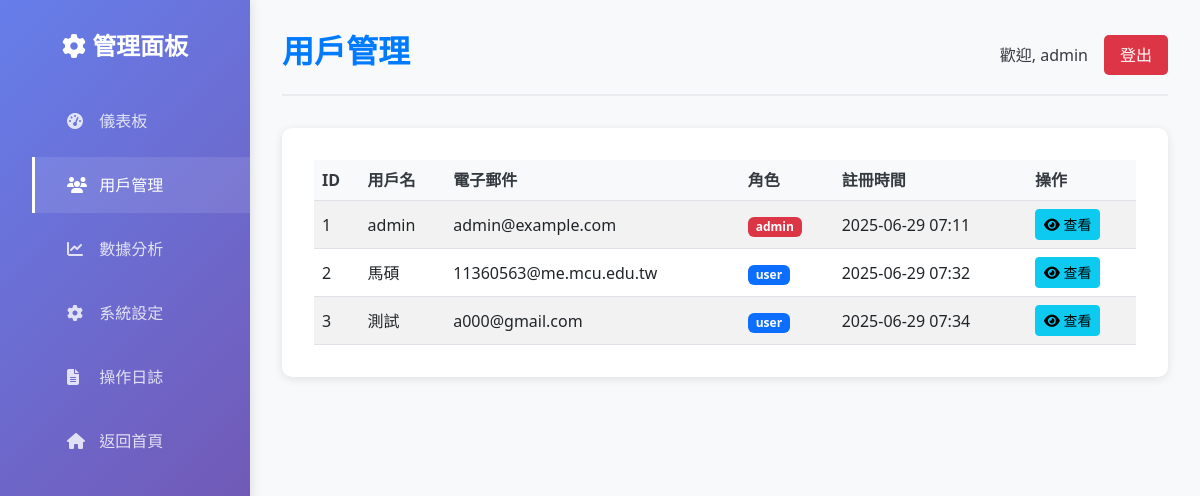
/admin/users (signed in), run on an earlier commit of the app's database.
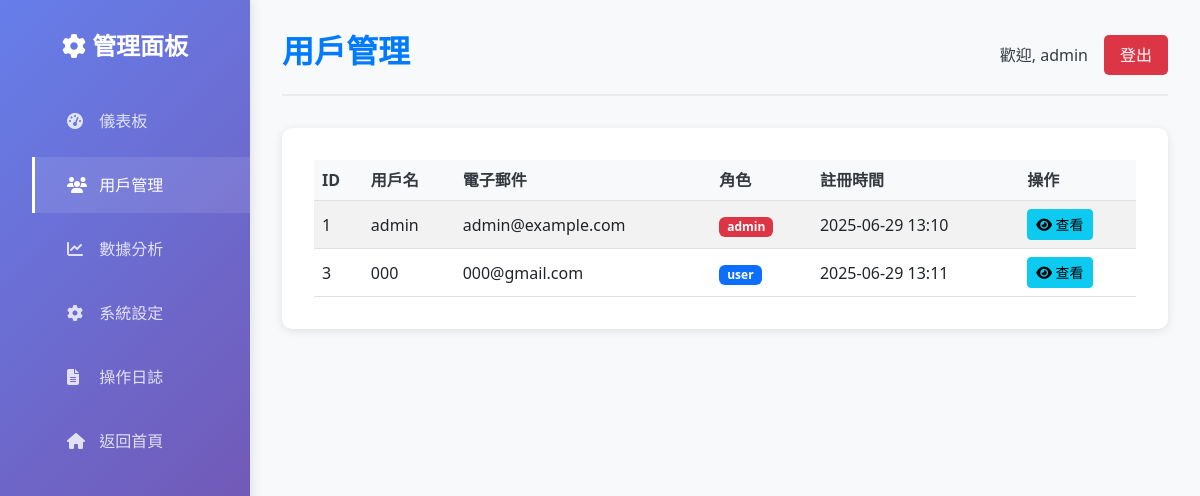
And on a later commit of the database.
### models.py (models this page shows, shortened)
class User(db.Model, UserMixin):
    __tablename__ = 'users'
    id = db.Column(db.Integer, primary_key=True)
    username = db.Column(db.String(80), unique=True, nullable=False)
    email = db.Column(db.String(120), unique=True, nullable=False)
    password_hash = db.Column(db.String(256), nullable=False)
    role = db.Column(db.String(20), nullable=False, default='user') # 'user' or 'admin'
    created_at = db.Column(db.DateTime, default=datetime.utcnow)

### admin.py (the view)
@admin_bp.route('/users')
@admin_required
def users():
    page = request.args.get('page', 1, type=int)
    per_page = 20
    users = User.query.paginate(
        page=page, per_page=per_page, error_out=False
    )
    log_admin_action(f"Viewed users list (page {page})")
    return render_template('admin_users.html', users=users)

### admin.py (called while the page is built)
def admin_required(f):
    @wraps(f)
    @login_required
    def decorated_function(*args, **kwargs):
        if current_user.role != 'admin':
            abort(403)
        return f(*args, **kwargs)
    return decorated_function

def log_admin_action(action):
    admin_log = AdminLog(
        admin_id=current_user.id,
        action=action,
        timestamp=datetime.utcnow()
    )
    db.session.add(admin_log)
    db.session.commit()

### app.py (called while the page is built)
@login_manager.user_loader
def load_user(user_id):
    return db.session.get(User, int(user_id))

### templates/admin_users.html (shortened to what this page needs)
<!DOCTYPE html>
<html lang="zh-Hant">
<head>
    <link rel="stylesheet" href="https://cdnjs.cloudflare.com/ajax/libs/font-awesome/6.4.2/css/all.min.css">
    <link rel="stylesheet" href="https://cdnjs.cloudflare.com/ajax/libs/bootstrap/5.3.0/css/bootstrap.min.css">
    <link rel="stylesheet" href="{{ url_for('static', filename='css/admin.css') }}">
</head>
<body>
    <div class="admin-container">
        <aside class="sidebar">
            <h2><i class="fas fa-cog"></i> 管理面板</h2>
            <ul>
                <li><a href="{{ url_for('admin.dashboard') }}"><i class="fas fa-tachometer-alt"></i> 儀表板</a></li>
                <li><a href="{{ url_for('admin.users') }}" class="active"><i class="fas fa-users"></i> 用戶管理</a></li>
                <li><a href="{{ url_for('admin.analytics') }}"><i class="fas fa-chart-line"></i> 數據分析</a></li>
                <li><a href="{{ url_for('admin.settings') }}"><i class="fas fa-cog"></i> 系統設定</a></li>
                <li><a href="{{ url_for('admin.logs') }}"><i class="fas fa-file-alt"></i> 操作日誌</a></li>
                <li><a href="{{ url_for('index') }}"><i class="fas fa-home"></i> 返回首頁</a></li>
            </ul>
        </aside>
        <main class="main-content">
            <header class="header">
                <h1>用戶管理</h1>
                <div>
                    <span>歡迎, {{ current_user.username }}</span>
                    <a href="{{ url_for('auth.logout') }}" class="logout-btn">登出</a>
                </div>
            </header>
            <section class="users-section">
                <div class="table-responsive">
                    <table class="table table-striped">
                        <thead>
                            <tr>
                                <th>ID</th>
                                <th>用戶名</th>
                                <th>電子郵件</th>
                                <th>角色</th>
                                <th>註冊時間</th>
                                <th>操作</th>
                            </tr>
                        </thead>
                        <tbody>
                            {% for user in users.items %}
                            <tr>
                                <td>{{ user.id }}</td>
                                <td>{{ user.username }}</td>
                                <td>{{ user.email }}</td>
                                <td>
                                    <span class="badge {% if user.role == 'admin' %}bg-danger{% else %}bg-primary{% endif %}">
                                        {{ user.role }}
                                    </span>
                                </td>
                                <td>{{ user.created_at.strftime('%Y-%m-%d %H:%M') }}</td>
                                <td>
                                    <a href="{{ url_for('admin.user_detail', user_id=user.id) }}" class="btn btn-sm btn-info">
                                        <i class="fas fa-eye"></i> 查看
                                    </a>
                                </td>
                            </tr>
                            {% endfor %}
                        </tbody>
                    </table>
                </div>
            </section>
        </main>
    </div>
</body>
</html>

### static/css/admin.css (style rules this page uses)
:root { --primary-color: #007bff; --secondary-color: #6c757d; --success-color: #28a745; --danger-color: #dc3545; --warning-color: #ffc107; --info-color: #17a2b8; --dark-color: #343a40; --light-color: #f8f9fa; --sidebar-width: 250px; }
* { margin: 0; padding: 0; box-sizing: border-box; }
body { font-family: 'Segoe UI', Tahoma, Geneva, Verdana, sans-serif; background-color: var(--light-color); color: var(--dark-color); }
.admin-container { display: flex; min-height: 100vh; }
.sidebar { width: var(--sidebar-width); background: linear-gradient(135deg, #667eea 0%, #764ba2 100%); color: white; padding: 2rem 0; position: fixed; height: 100vh; overflow-y: auto; box-shadow: 2px 0 10px rgba(0, 0, 0, 0.1); }
.sidebar h2 { text-align: center; margin-bottom: 2rem; font-size: 1.5rem; font-weight: 600; }
.sidebar ul { list-style: none; }
.sidebar ul li { margin: 0.5rem 0; }
.sidebar ul li a { display: block; padding: 1rem 2rem; color: rgba(255, 255, 255, 0.8); text-decoration: none; transition: all 0.3s ease; border-left: 3px solid transparent; }
.sidebar ul li a:hover, .sidebar ul li a.active { background-color: rgba(255, 255, 255, 0.1); color: white; border-left-color: white; }
.sidebar ul li a i { margin-right: 0.5rem; width: 20px; }
.main-content { margin-left: var(--sidebar-width); flex: 1; padding: 2rem; background-color: var(--light-color); }
.header { display: flex; justify-content: space-between; align-items: center; margin-bottom: 2rem; padding-bottom: 1rem; border-bottom: 2px solid #e9ecef; }
.header h1 { color: var(--primary-color); font-size: 2rem; font-weight: 600; }
.header div { display: flex; align-items: center; gap: 1rem; }
.logout-btn { background: var(--danger-color); color: white; padding: 0.5rem 1rem; text-decoration: none; border-radius: 5px; transition: background-color 0.3s ease; }
.table { margin: 0; }
.table th { background-color: var(--light-color); color: var(--dark-color); font-weight: 600; border-top: none; }
.table td { vertical-align: middle; }
.badge { font-size: 0.75rem; padding: 0.25rem 0.5rem; }
.users-section { background: white; padding: 2rem; border-radius: 10px; box-shadow: 0 2px 10px rgba(0, 0, 0, 0.1); }

What changed in the data, as far as the page shows it:
removed User: id "2", username "馬碩", email "11360563@me.mcu.edu.tw", role "user", created_at "2025-06-29 07:32"
changed User "admin": created_at "2025-06-29 07:11" → "2025-06-29 13:10"
changed User "user": username "測試" → "000"; email "a000@gmail.com" → "000@gmail.com"; created_at "2025-06-29 07:34" → "2025-06-29 13:11"
